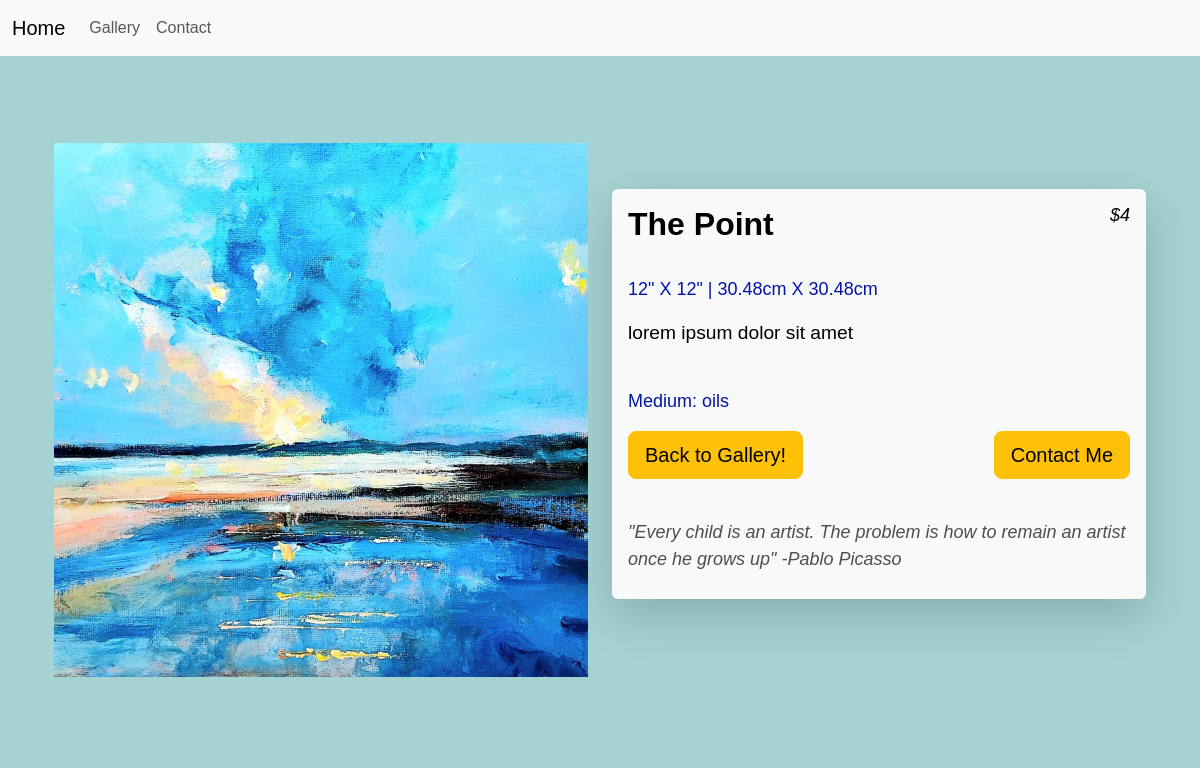
Page /gallery/The Point/ on the earlier database version.
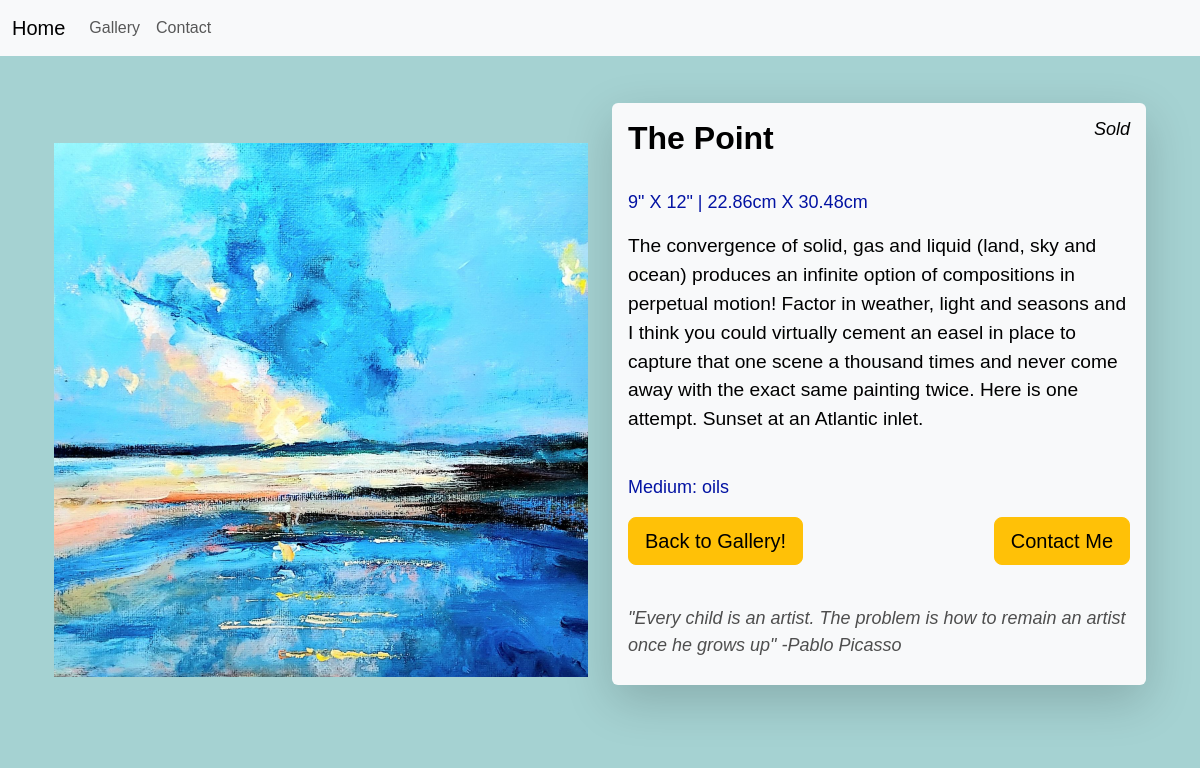
Same page on the later database version.
### jimTheArtist/models.py (models this page shows, shortened)
class Painting(models.Model):
    title = models.CharField(max_length=100)
    description = models.TextField()
    medium = models.TextField()
    length = models.IntegerField()
    height = models.IntegerField()
    price = models.IntegerField()
    image = models.ImageField(upload_to='paintings/')

### jimTheArtist/views.py (the view)
# urls.py: path('gallery/<str:painting_name>/', views.painting, name='painting'),
def painting(request, painting_name):
    painting = get_object_or_404(Painting, title=painting_name)
    if painting.price == 0:
        painting.price = 'Sold'
    elif  painting.price < 0:
        painting.price = 'Not For Sale'
    else:
        painting.price = '${:,.0f}'.format(painting.price)
    length_cm = str(painting.length * 2.54) + 'cm'
    height_cm = str(painting.height * 2.54)  + 'cm'
    return render(request, 'painting.html', {'painting': painting,
                                             'quote': random.choice(quotes),
                                             'length_cm': length_cm,
                                             'height_cm': height_cm
                                             }
                                             )

### jimTheArtist/templates/painting.html (shortened to what this page needs)
{% extends 'base.html' %}
{% block content %}
<div class="container">
    <div class="row">
        <div class="col-md-6">
            <span class="d-block mb-3"><img class="full-screen-image w-100 painting_img" src="{{ painting.image.url }}"></span>
        </div>
        <div class="col-md-6 d-flex flex-column justify-content-center">
            <div class="shadow-lg p-3 mb-5 bg-body-tertiary rounded">
              <div class="mb-3">
                <h1 class="h2 mb-2 painting-title">{{ painting.title }} <span class="price-text h5"> {{ painting.price }}</span></h1>
                <br/>
                <p class="small size-text mb-3">{{ painting.length }}" X {{painting.height}}" | {{length_cm}} X {{height_cm}} </p>
                <p class="small painting-text">{{ painting.description }}</p>
                <br/>
                <p class="small medium-text mb-3">Medium: {{ painting.medium}} </p>
              </div>
              <div class="d-flex justify-content-between mb-3">
                <a href="{% url 'gallery' %}" class="btn btn-warning btn-lg mr-3">Back to Gallery!</a>
                <a href="{% url 'contact' %}" class="btn btn-warning btn-lg">Contact Me</a>
              </div>
              <br/>
              <p class="small mb-0 quote-text">{{ quote }}</p>
            </div>
          </div>
    </div>
</div>
{% endblock %}

Differences in the rows shown:
changed Painting "The Point": price "$4" → "Sold"; length "12" → "9"; description "lorem ipsum dolor sit amet" → "The convergence of solid, gas and liquid (land, sky and ocean) produces an infinite option of compositions in perpetual motion! Factor in weather, light and seasons and I think you could virtually cement an easel in place to capture that one scene a thousand times and never come away with the exact same painting twice. Here is one attempt. Sunset at an Atlantic inlet."
Other differences:
{{ length_cm }}: "30.48cm" → "22.86cm"
